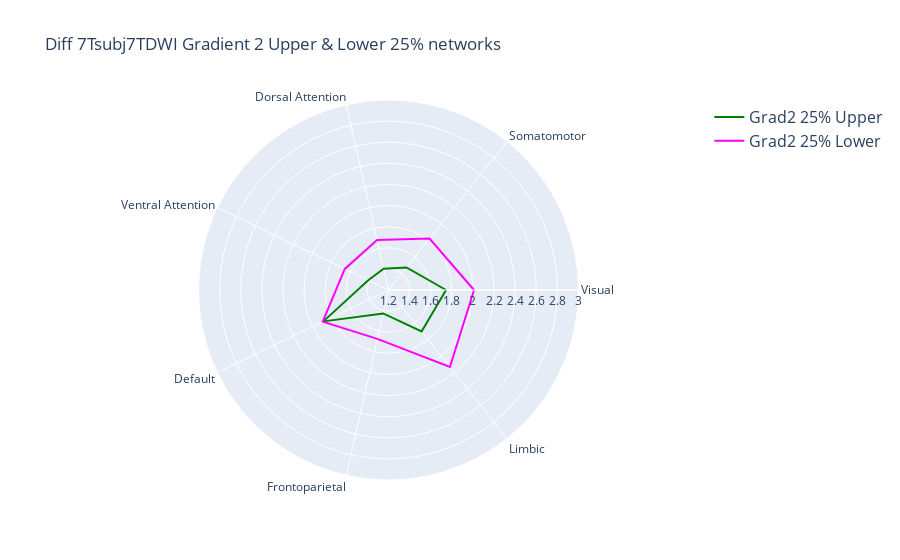

Write notebook code for a chart like this one.
### Code cell
fig = go.Figure()

fig.add_trace(go.Scatterpolar(r=grad2_25_network_df['Grad2 25% Upper'].values.tolist() + grad2_25_network_df['Grad2 25% Upper'].values.tolist()[:1], theta=grad2_25_network_df['networks'].tolist() + grad2_25_network_df['networks'].tolist()[:1], mode = 'lines', line_color = 'green', name='Grad2 25% Upper'))
fig.add_trace(go.Scatterpolar(r=grad2_25_network_df['Grad2 25% Lower'].values.tolist() + grad2_25_network_df['Grad2 25% Lower'].values.tolist()[:1], theta=grad2_25_network_df['networks'].tolist() + grad2_25_network_df['networks'].tolist()[:1], mode = 'lines', line_color = 'fuchsia', name='Grad2 25% Lower'))

fig.update_layout(polar=dict(radialaxis=dict(visible=True, range=[1.2, 3.0])),title = 'Diff 7Tsubj7TDWI Gradient 2 Upper & Lower 25% networks', showlegend=True, legend_font_size=16)

fig.show()
fig.write_image(fig_path+'Diff_7Tsubj7TDWI_Gradient2_Upper&Lower_25%_networks.png')

### Figure 1 — Plotly figure (JSON) as saved in the notebook; plotly's stock layout.template omitted (floating-point values rounded to 4 significant figures)
{"data": [{"line": {"color": "green"}, "mode": "lines", "name": "Grad2 25% Upper", "r": [1.745, 1.474, 1.407, 1.413, 1.885, 1.428, 1.703, 1.745], "theta": ["Visual", "Somatomotor", "Dorsal Attention", "Ventral Attention", "Default", "Frontoparietal", "Limbic", "Visual"], "type": "scatterpolar"}, {"line": {"color": "fuchsia"}, "mode": "lines", "name": "Grad2 25% Lower", "r": [2.01, 1.823, 1.686, 1.659, 1.891, 1.675, 2.133, 2.01], "theta": ["Visual", "Somatomotor", "Dorsal Attention", "Ventral Attention", "Default", "Frontoparietal", "Limbic", "Visual"], "type": "scatterpolar"}], "layout": {"autosize": true, "legend": {"font": {"size": 16}}, "polar": {"angularaxis": {"type": "category"}, "radialaxis": {"autorange": false, "range": [1.2, 3], "type": "linear", "visible": true}}, "showlegend": true, "title": {"text": "Diff 7Tsubj7TDWI Gradient 2 Upper & Lower 25% networks"}}}
